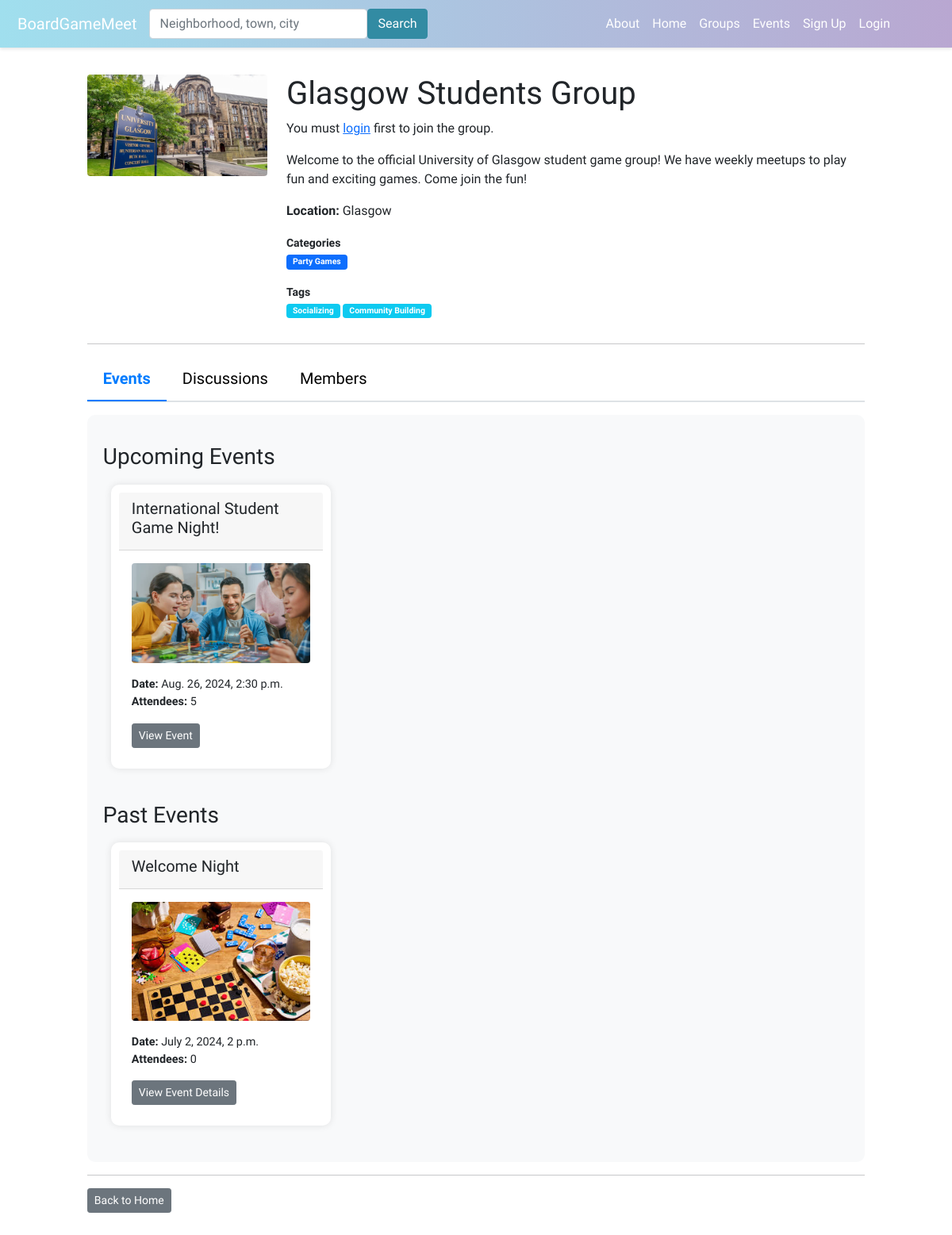
/group/glasgow-students-group-7/, run on the app's committed database.
### boardgame/models.py (models this page shows, shortened)
class Group(models.Model):
    name = models.CharField(max_length=100)
    description = models.TextField()
    members = models.ManyToManyField(User, through='GroupMembers')
    slug = models.SlugField(unique=True)
    group_image = models.ImageField(upload_to='group_images/', null=True, blank=True)
    TYPE_SELECT = (
        ('Public', 'Public'),
        ('Private', 'Private'),
    )
    group_privacy = models.CharField(max_length=10,choices=TYPE_SELECT,default='Public')
    categories = models.ManyToManyField(Category, related_name='groups', blank=True)
    tags = models.ManyToManyField(Tag, related_name='groups', blank=True)

class GroupLocation(models.Model):
    group = models.OneToOneField('Group', on_delete=models.CASCADE)
    city = models.CharField(max_length=100)
    sublocality = models.CharField(max_length=100, blank=True)  # neighborhoods or sublocalities
    state = models.CharField(max_length=100, blank=True)
    postcode = models.CharField(max_length=20, blank=True)
    country = models.CharField(max_length=100)
    latitude = models.DecimalField(max_digits=9, decimal_places=6, blank=True, null=True)
    longitude = models.DecimalField(max_digits=9, decimal_places=6, blank=True, null=True)

class Category(models.Model):
    name = models.CharField(max_length=100)

class Tag(models.Model):
    name = models.CharField(max_length=100)

class Event(models.Model):
    group = models.ForeignKey(Group, on_delete=models.CASCADE)
    title = models.CharField(max_length=100)
    description = models.TextField()
    date_time = models.DateTimeField()
    attendees = models.ManyToManyField(User, through='EventAttendance')
    event_image = models.ImageField(upload_to='event_images/', null=True, blank=True)
    categories = models.ManyToManyField(Category, related_name='events', blank=True)
    tags = models.ManyToManyField(Tag, related_name='events', blank=True)
    nominations_open = models.BooleanField(default=True)
    signups_open = models.BooleanField(default=False)
    admin_only_nominations = models.BooleanField(default=False)
    skip_nominations = models.BooleanField(default=False)

### boardgame/views.py (the view, shortened to what this page needs)
# urls.py: path('group/<slug:group_slug>/', views.group_profile, name='group_profile'),
def group_profile(request, group_slug):
    group = Group.objects.get(slug=group_slug)
    members = group.members.all()
    is_member = False
    is_admin = False
    is_moderator = False
    if request.user.is_authenticated:
        is_member = members.filter(id=request.user.id).exists()
        is_admin = GroupMembers.objects.filter(user=request.user, group=group, is_admin=True).exists()
        is_moderator = GroupMembers.objects.filter(user=request.user, group=group, is_moderator=True).exists()
    now = timezone.now()
    upcoming_events = Event.objects.filter(group=group, date_time__gte=now).order_by('date_time')
    past_events = Event.objects.filter(group=group, date_time__lt=now).order_by('-date_time')
    post_form = GroupPostForm()
    comment_form = GroupCommentForm()
    group_location = GroupLocation.objects.filter(group=group).first()
    posts = GroupPost.objects.filter(group=group).order_by('-date_added')
    context = {
        'group': group,
        'group_location': group_location,
        'is_admin': is_admin,
        'is_moderator': is_moderator,
        'upcoming_events': upcoming_events,
        'past_events': past_events,
        'members': members,
        'is_member': is_member,
        'post_form': post_form,
        'comment_form': comment_form,
        'posts': posts,
    }
    return render(request, 'boardgame/group_profile.html', context)

### boardgame/forms.py
class GroupPostForm(forms.ModelForm):
    class Meta:
        model = GroupPost
        fields = ['content']

class GroupCommentForm(forms.ModelForm):
    class Meta:
        model = GroupPostComment
        fields = ['content']

### boardgame/templates/boardgame/group_profile.html (shortened to what this page needs)
{% extends 'boardgame/base.html' %}
{% load static %}
{% block content %}
<head>
    <link rel="stylesheet" href="{% static 'boardgame/group_profile_style.css' %}">
</head>
<div class="container mt-4" style="max-width: 90%; margin: 0 auto; padding-bottom: 30px; padding-top: 10px;">
<div class="row">
    <div class="col-md-3">
        {% if group.group_image %}
        <img src="{{ group.group_image.url }}" class="profile-image img-fluid rounded">
        {% else %}
        <img src="{% static 'boardgame/images/group_profile_default.jpg' %}" class="profile-image img-fluid rounded">
        {% endif %}
    </div>
    <div class="col-md-9">
        <h1>{{ group.name }}</h1>
        {% if user.is_authenticated %}
        <form method="POST" action="">
            {% csrf_token %}
            {% if is_member %}
            <button type="submit" class="btn btn-danger btn-sm mb-2" name="leave">Leave Group</button>
            {% else %}
            <button type="submit" class="btn btn-primary btn-sm mb-2" name="join">Join Group</button>
            {% endif %}
            {% if is_admin or is_moderator %}
            <a href="{% url 'create_event' group.slug %}" class="btn btn-primary btn-sm mb-2">Create Event</a>
            <a href="{% url 'manage_group_dashboard' group.slug %}" class="btn btn-secondary btn-sm mb-2">Manage
                Group</a>
            {% endif %}
        </form>
        {% else %}
        <p>You must <a href="{% url 'login' %}">login</a> first to join the group.</p>
        {% endif %}
        <p>{{ group.description }}</p>
        {% if group_location %}
        <p><strong>Location:</strong> {{ group_location.city }}</p>
        {% else %}
        <p><strong>Location:</strong> Not specified</p>
        {% endif %}
        <div class="mb-1">
            <strong class="small">Categories</strong>
            <p class="small">
                {% for category in group.categories.all %}
                <a href="#" class="badge bg-primary text-decoration-none small py-1 px-2">{{ category.name }}</a>
                {% empty %}
                <span class="badge bg-secondary small py-1 px-2">No categories</span>
                {% endfor %}
            </p>
        </div>
        <div class="mb-1">
            <strong class="small">Tags</strong>
            <p class="small">
                {% for tag in group.tags.all %}
                <a href="#" class="badge bg-info text-decoration-none small py-1 px-2">{{ tag.name }}</a>
                {% empty %}
                <span class="badge bg-secondary small py-1 px-2">No tags</span>
                {% endfor %}
            </p>
        </div>
    </div>
</div>
<hr>
<ul class="nav nav-tabs" id="groupTabs" role="tablist">
    <li class="nav-item" role="presentation">
        <a class="nav-link active" id="events-tab" data-bs-toggle="tab" href="#events" role="tab" aria-controls="events"
            aria-selected="true">Events</a>
    </li>
    <li class="nav-item" role="presentation">
        <a class="nav-link" id="discussions-tab" data-bs-toggle="tab" href="#discussions" role="tab"
            aria-controls="discussions" aria-selected="false">Discussions</a>
    </li>
    <li class="nav-item" role="presentation">
        <a class="nav-link" id="members-tab" data-bs-toggle="tab" href="#members" role="tab" aria-controls="members"
            aria-selected="false">Members</a>
    </li>
</ul>
<div class="tab-content mt-3" id="groupTabsContent">
    <div class="tab-pane fade show active" id="events" role="tabpanel" aria-labelledby="events-tab">
        <h3 class="mt-3">Upcoming Events</h3>
        {% if upcoming_events %}
        <div class="row">
            {% for event in upcoming_events %}
            <div class="col-md-4 mb-3">
                <div class="card card-custom">
                    <div class="card-header">
                        <h5>{{ event.title }}</h5>
                    </div>
                    <div class="card-body">
                        {% if event.event_image %}
                        <img src="{{ event.event_image.url }}" class="profile-image rounded mb-3"
                            style="max-width: 100%;">
                        {% else %}
                        <img src="{% static 'boardgame/images/event_image_default.jpg' %}"
                            class="profile-image rounded mb-3" style="max-width: 100%;">
                        {% endif %}
                        <p class="card-text">
                            <strong>Date:</strong> {{ event.date_time }}<br>
                            <b>Attendees:</b> {{ event.attendees.count }}
                        </p>
                        <a href="{% url 'event_details' event.id %}" class="btn btn-secondary btn-sm">View Event</a>
                    </div>
                </div>
            </div>
            {% endfor %}
        </div>
        {% else %}
        There are no upcoming events.
        {% endif %}
        {% if past_events %}
        <h3 class="mt-3">Past Events</h3>
        <div class="row">
            {% for event in past_events %}
            <div class="col-md-4 mb-3">
                <div class="card card-custom">
                    <div class="card-header">
                        <h5>{{ event.title }}</h5>
                    </div>
                    <div class="card-body">
                        {% if event.event_image %}
                        <img src="{{ event.event_image.url }}" class="profile-image rounded mb-3"
                            style="max-width: 100%;">
                        {% else %}
                        <img src="{% static 'boardgame/images/event_image_default.jpg' %}"
                            class="profile-image rounded mb-3" style="max-width: 100%;">
                        {% endif %}
                        <p class="card-text">
                            <strong>Date:</strong> {{ event.date_time }}<br>
                            <b>Attendees:</b> {{ event.attendees.count }}
                        </p>
                        <a href="{% url 'event_details' event.id %}" class="btn btn-secondary btn-sm">View Event
                            Details</a>
                    </div>
                </div>
            </div>
            {% endfor %}
        </div>
        {% endif %}
    </div>
</div>
<hr>
<div class="mt-3">
    <a href="{% url 'home' %}" class="btn btn-secondary btn-sm">Back to Home</a>
</div>
</div>
{% endblock %}

### boardgame/static/boardgame/style.css (style rules this page uses)
.profile-image { max-width: 300px; max-height: 200px; width: auto; height: auto; }
.card { padding: 10px; margin: 10px; }
.card-body p { font-size: 0.9rem; }
.btn-sm { font-size: 0.8rem; padding: 5px 10px; }
.container { max-width: 1200px; margin: auto; }

### boardgame/static/boardgame/group_profile_style.css (style rules this page uses)
.nav-tabs { border-bottom: 2px solid #dee2e6; }
.nav-tabs .nav-link { color: #000; font-size: 1.25rem; padding: 0.75rem 1.25rem; border: none; }
.nav-tabs .nav-link.active { color: #007bff; border-bottom: 2px solid #007bff; font-weight: bold; }
.tab-content { background-color: #f8f9fa; padding: 20px; border-radius: 10px; }
.card-custom { border: none; box-shadow: 0 0 10px rgba(0, 0, 0, 0.1); border-radius: 10px; }

### boardgame/templates/boardgame/base.html (style rules this page uses)
body { font-family: 'Varela Round', sans-serif; }

### data on the page
Group: group_image (picture), name "Glasgow Students Group", description "Welcome to the official University of Glasgow student game group! We have weekly meetups to play fun and exciting games. Come join the fun!"
GroupLocation: city "Glasgow"
Category: name "Party Games"
Tag: name "Socializing"
Tag: name "Community Building"
Event: title "International Student Game Night!", event_image (picture), date_time "Aug. 26, 2024, 2:30 p.m.", attendees.count "5"
Event: title "Welcome Night", date_time "July 2, 2024, 2 p.m.", attendees.count "0"
